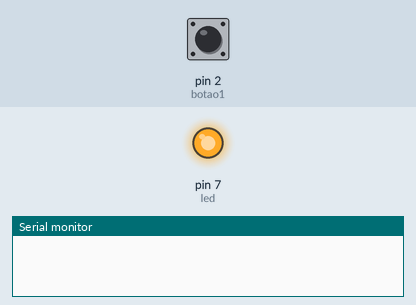
Recording of a sketch running on a simulated Arduino Uno, built with avr-gcc and run on an emulated ATmega328P. On the bench: output pins drawn as LEDs (lit = HIGH), the last lines printed to the serial monitor. Inputs (shaded band) come from the test bench; at power-on: pin 2 (botao1) LOW.

Above: at 1.2 s.
1.3 s: pin 2 (botao1) pulled HIGH for 3.2 s
At 2.1 s:
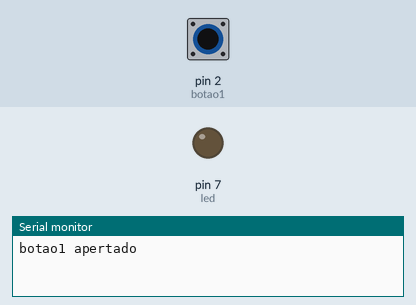
Timing chart, 0 to 6.8 s (numbered marks = the images above; inputs shaded):
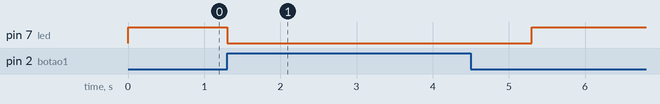

The sketch:

codigo.ino
```cpp
// C++ code
//
const int botao1 = 2;
const int led = 7;

int var1;

 void setup()
 {
    pinMode(botao1, INPUT);
    pinMode(led, OUTPUT);
   	Serial.begin(9600);
 }

 void loop()
 {
   digitalWrite(7, HIGH);
    var1 = digitalRead(botao1);

   if(var1){
     Serial.println("botao1 apertado");
     digitalWrite(led, LOW);
     delay(1000);
     digitalWrite(led, HIGH);
   }
 }
```

Measured:
- after the input at 1.3 s, pin 7 (led): HIGH → LOW at once, → HIGH 4.0 s later
